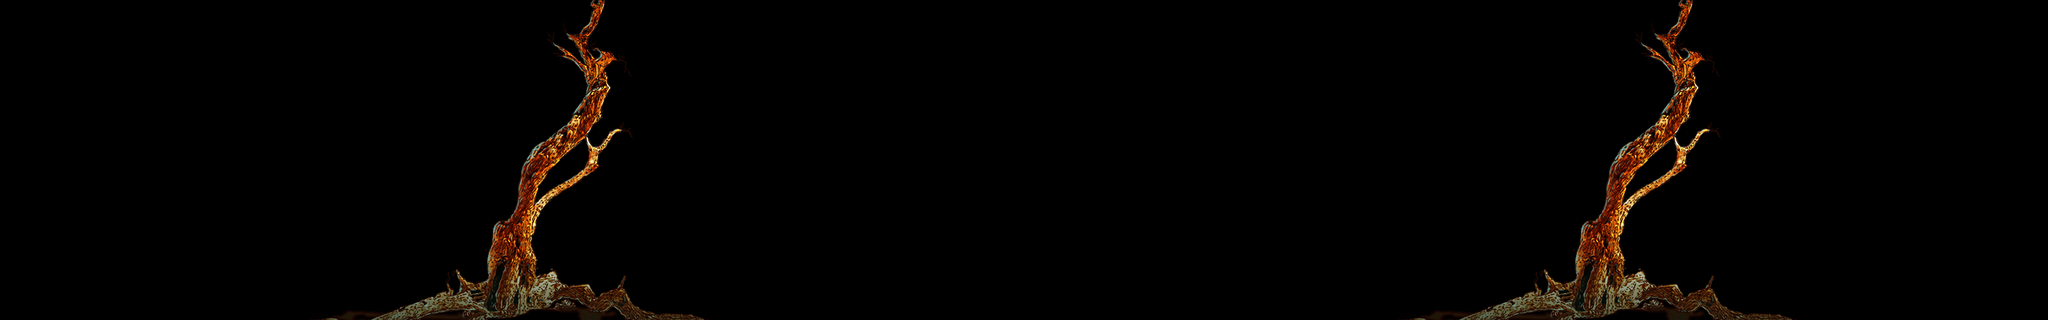

Below is a game level as drawn by its tile map, then a one-line description and the .tmx that defines it (tile-layer data replaced by summaries):
An orthogonal 96x15 tile map with 32x32 px tiles, 1 tile layer (close1), 2 tilesets.

<map version="1.0" orientation="orthogonal" renderorder="right-down" width="96" height="15" tilewidth="32" tileheight="32">
 <tileset firstgid="1" name="pingyuan_close" tilewidth="32" tileheight="32">
  <image source="close/pingyuan_close.png" width="1024" height="116" />
 </tileset>
 <tileset firstgid="97" name="damo_close1" tilewidth="32" tileheight="32">
  <image source="close/damo_close1.png" width="712" height="500" />
 </tileset>
 <layer name="close1" width="96" height="15">
  <data>[1440 cells, 660 non-empty, 330 distinct tile ids]</data>
 </layer>
</map>
